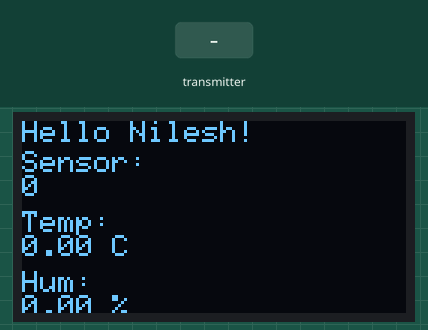
This sketch was run on a simulated ESP8266 (NodeMCU). On the bench: 128×64 one-colour display. The inputs (shaded band) are chosen by the test bench. What the sketch prints to the serial monitor is not drawn.

Above: at 3.2 s.
3.3 s: the transmitter starts sending a = 25
At 4.3 s:
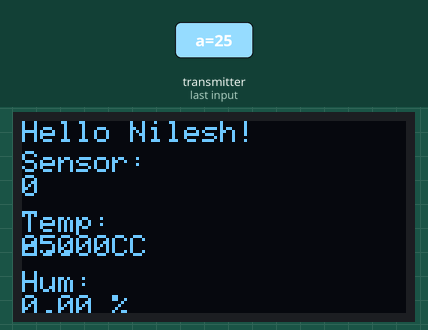
4.8 s: the transmitter starts sending b = 25
At 5.9 s:
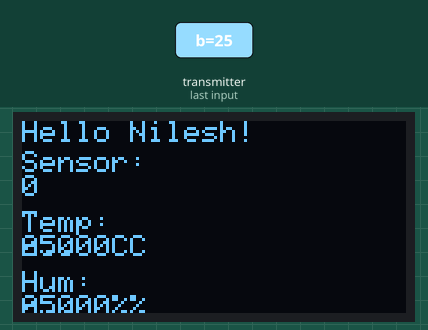
6.3 s: the transmitter starts sending c = 256
At 7.5 s:
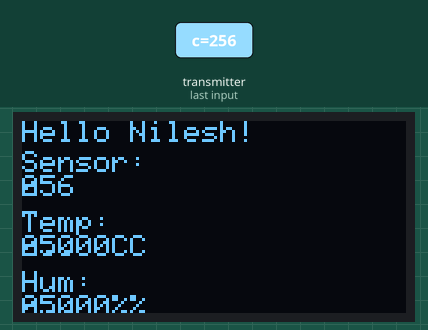
7.8 s: the transmitter starts sending a = 50
9.3 s: the transmitter starts sending b = 50
At 9.9 s:
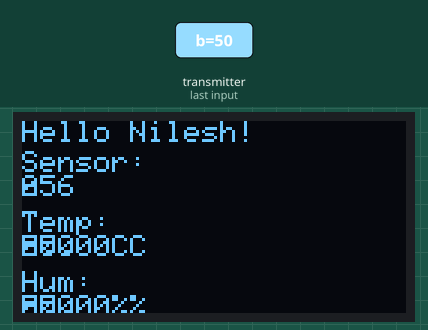
10.8 s: the transmitter starts sending c = 512
At 11.5 s:
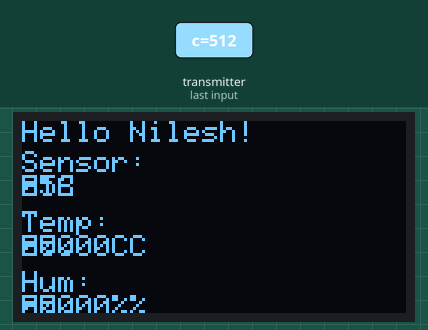
Timing chart, 0 to 13.3 s (numbered marks = the images above; inputs shaded):
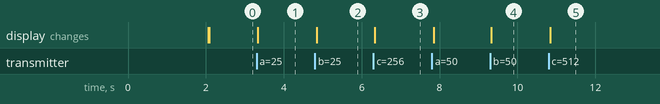

Measured:
- after the input at 3.3 s, the display: changes at once (image 1)
- after the input at 4.8 s, the display: changes after 0.05 s (image 2)
- after the input at 6.3 s, the display: changes at once (image 3)
- after the input at 9.3 s, the display: changes at once (image 4)
- after the input at 10.8 s, the display: changes at once (image 5)

The sketch:

Responder.ino
```cpp
#include <ESP8266WiFi.h>
#include <espnow.h>
#include <Adafruit_GFX.h>
#include <Adafruit_SSD1306.h>

#define SCREEN_WIDTH 128 // OLED display width, in pixels
#define SCREEN_HEIGHT 64 // OLED display height, in pixels
// Structure example to receive data
// Must match the sender structure
typedef struct struct_message {
    float a;
    float b;
    int c;
} struct_message;

// Create a struct_message called myData
struct_message myData;

// Callback function that will be executed when data is received
void OnDataRecv(uint8_t * mac, uint8_t *incomingData, uint8_t len) {
  memcpy(&myData, incomingData, sizeof(myData));

  // Print to Serial Monitor
  Serial.print("Sensor: ");
  Serial.println(myData.c);
  Serial.print("Temperature: ");
  Serial.println(myData.a);

  Serial.print("Humidity: ");
  Serial.println(myData.b);
  Serial.println("");
}

Adafruit_SSD1306 display(SCREEN_WIDTH, SCREEN_HEIGHT, &Wire, -1);

void setup() {
  // Initialize Serial Monitor
  Serial.begin(115200);

  // Set device as a Wi-Fi Station
  WiFi.mode(WIFI_STA);

  // Init ESP-NOW
  if (esp_now_init() != 0) {
    Serial.println("Error initializing ESP-NOW");
    return;
  }

  // Once ESPNow is successfully Init, we will register for recv CB to
  // get recv packer info
  esp_now_set_self_role(ESP_NOW_ROLE_SLAVE);
  esp_now_register_recv_cb(OnDataRecv);

  if(!display.begin(SSD1306_SWITCHCAPVCC, 0x3C)) { // Address 0x3D for 128x64
    Serial.println(F("SSD1306 allocation failed"));
    for(;;);
  }
  delay(2000);
  display.clearDisplay();

  display.setTextSize(1);
  display.setTextColor(WHITE);
  display.setCursor(0, 0);
  // Display static text
  display.println("Hello Nilesh!");
  display.display();
}

void loop() {

    display.setTextSize(1);
    display.setCursor(0, 10);
    display.println("Sensor: ");
    display.print(myData.c);
    display.setCursor(0, 30);
    display.println("Temp: ");
    display.print(myData.a);
    display.print(" C");
    display.setCursor(0, 50);
    display.println("Hum: ");
    display.print(myData.b);
    display.print(" %");
    display.display();
}
```
